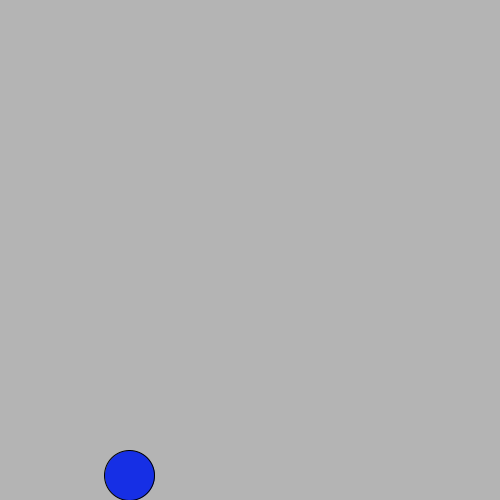
Frame 1 (no input)
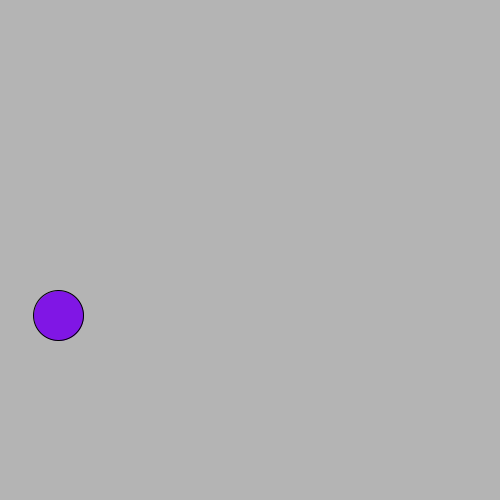
Frame 60 (the mouse pressed at the canvas centre just before this capture)
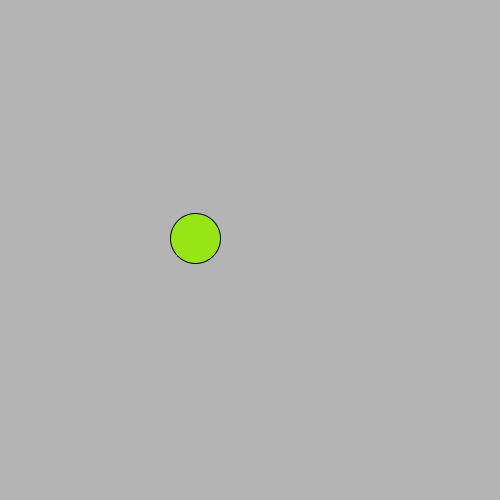
Frame 120 (the mouse held since frame 60 and released just before this capture)

The Processing sketch that drew these frames (run headless with seeded random() and noise(); from frame 60 on, the mouse is pressed at the canvas centre):

// Processing sketch: processing_63740
// ── processing_63740.pde



//colorMode(HSB, 360, 100, 100);
//background(74,98,77);


//colorMode(RGB, 1, 1, 1);
//background(0,1,0.5);


//float r = random(255);
//float g = random(255);
//float b = random(255);

void setup() {
colorMode(HSB, 360, 100, 100);
size(500,500);
}



void draw() {
float h = random(360);

background(255);

fill(h,90,90);
ellipse( random(width), random(height), 50,50);
}
